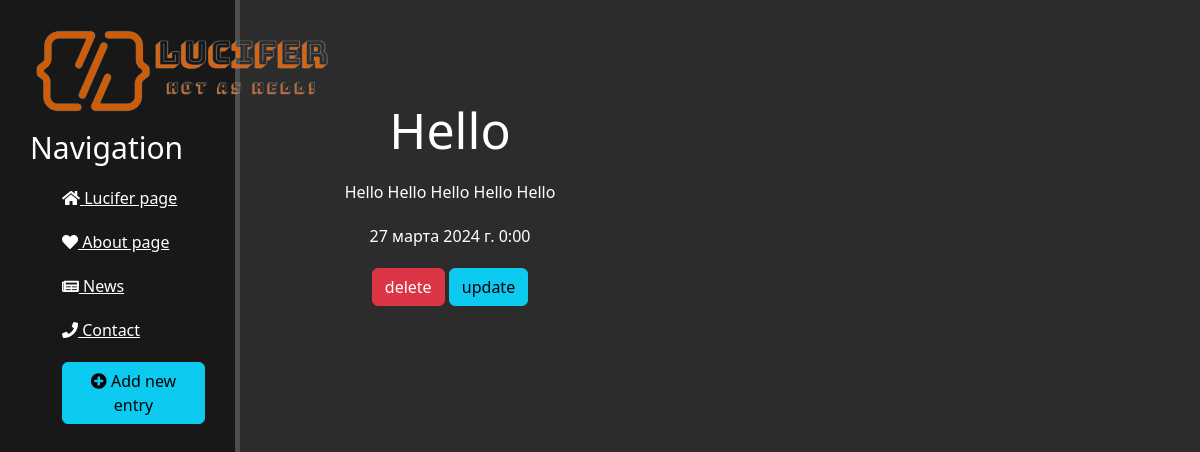
/news/6/, run on the app's committed database.
### news/models.py (models this page shows, shortened)
class Artiles(models.Model):
    title = models.CharField('Lucifer', max_length=50)
    anons = models.CharField('Anons', max_length=250)
    full_text = models.TextField('Article')
    date = models.DateTimeField('Date of publication')
    class Meta:
        verbose_name = 'New'
        verbose_name_plural = 'News'

### news/views.py (the view)
# urls.py: path('<int:pk>/', views.NewsDetailView.as_view(), name='news-detail'),
class NewsDetailView(DetailView):
    model = Artiles
    template_name = 'news/details_view.html'
    context_object_name = 'article'

### news/templates/news/details_view.html (shortened to what this page needs)
{% extends 'main/layout.html' %}
{% block content %}
    <div class="features">
        <h1>{{ article.title }}</h1>
        <p>{{ article.full_text }}</p>
        <p>{{ article.date }}</p>
        <a href="{% url 'news-delete' article.id %}" class="btn btn-danger">delete</a>
        <a href="{% url 'news-update' article.id %}" class="btn btn-info">update</a>
    </div>
{% endblock %}

### main/static/main/css/main.css (style rules this page uses)
body { background-color: #2c2c2c; }
main .features { float: left; color: #fff; margin-top: 100px; text-align: center; width: 75%; }
main .features h1 { font-size: 50px; }
main .features p { max-width: 400px; margin: 20px auto; }

### data on the page
Artiles: title "Hello", full_text "Hello Hello Hello Hello Hello", date "27 марта 2024 г. 0:00"
